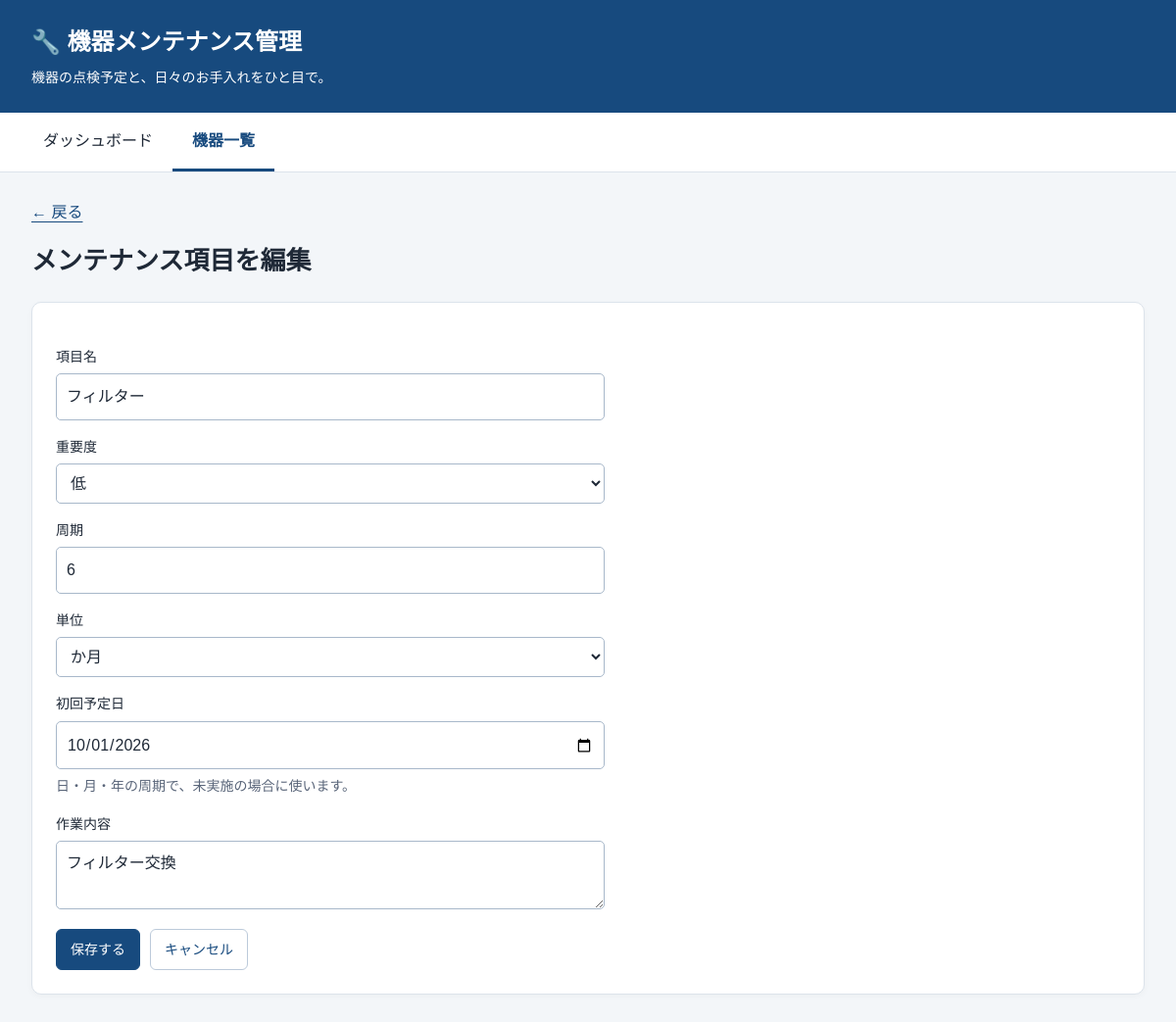
The page /devices/1/maintenance-plans/1/edit on the database its author committed.
### tables this page shows
CREATE TABLE maintenance_plans (
                id INTEGER PRIMARY KEY AUTOINCREMENT,
                device_id INTEGER NOT NULL,
                name TEXT NOT NULL,
                description TEXT,
                interval_value INTEGER,
                interval_unit TEXT,
                priority TEXT,
                first_due_date TEXT NOT NULL DEFAULT '',
                FOREIGN KEY (device_id) REFERENCES devices(id)
            );

### main.py (the view)
@app.get("/devices/{device_id}/maintenance-plans/{plan_id}/edit")
def plan_edit(request: Request, device_id: int, plan_id: int):
    with database() as connection:
        plan = connection.execute(
            "SELECT * FROM maintenance_plans WHERE id = ? AND device_id = ?", (plan_id, device_id)).fetchone()
    if plan is None:
        raise HTTPException(status_code=404, detail="メンテナンス項目が見つかりません")
    return render_edit_form(request, "plan", plan, f"/devices/{device_id}#plan-{plan_id}")

### templates/edit.html (shortened to what this page needs)
{% extends 'base.html' %}
{% from '_fields.html' import device_fields, plan_fields, record_fields, form_actions %}
{% block content %}
<a class="back-link" href="{{ back }}">← 戻る</a>
<div class="page-heading"><h1>{{ heading }}</h1></div>
<section class="panel">
<form method="post" action="{{ form_action }}">
    {% if kind == 'device' %}{{ device_fields(values) }}{% elif kind == 'plan' %}{{ plan_fields(values) }}{% else %}{{ record_fields(values) }}{% endif %}
    {{ form_actions('保存する', back) }}
</form>
</section>
{% endblock %}

### templates/_fields.html (shortened to what this page needs)
{% macro plan_fields(plan={}) %}
<div class="form-grid">
    <label>項目名<input name="name" value="{{ plan.name or '' }}" required></label>
    <label>重要度<select name="priority">{% for value in ['低', '中', '高'] %}<option {% if value == priorities.get(plan.priority, '中') %}selected{% endif %}>{{ value }}</option>{% endfor %}</select></label>
    <label>周期<input name="interval_value" type="number" min="1" step="1" value="{{ plan.interval_value or 1 }}" required></label>
    <label>単位<select name="interval_unit">{% for key, label in units.items() %}<option value="{{ key }}" {% if key == (plan.interval_unit or 'month') %}selected{% endif %}>{{ label }}</option>{% endfor %}</select></label>
    <label>初回予定日<input type="date" name="first_due_date" value="{{ plan.first_due_date or '' }}"><small class="muted">日・月・年の周期で、未実施の場合に使います。</small></label>
    <label class="full-width">作業内容<textarea name="description" aria-label="作業内容" rows="2">{{ plan.description or '' }}</textarea></label>
</div>
{% endmacro %}
{% macro form_actions(label='変更を保存', back='') %}
<div class="actions">
    <button class="button primary" type="submit">{{ label }}</button>
    {% if back %}<a class="button" href="{{ back }}">キャンセル</a>{% endif %}
</div>
{% endmacro %}

### static/style.css (style rules this page uses)
* { box-sizing: border-box; }
body { margin: 0; font-family: "Yu Gothic", "Meiryo", sans-serif; background: #f3f6f9; color: #1f2937; line-height: 1.6; }
a { color: inherit; }
.page-heading { display: flex; align-items: center; flex-wrap: wrap; gap: 12px; }
.card, .panel { background: white; border: 1px solid #dce3eb; border-radius: 10px; box-shadow: 0 2px 6px rgba(0, 0, 0, 0.03); }
.panel { padding: 24px; margin-bottom: 24px; scroll-margin-top: 16px; }
.page-heading { margin: 12px 0 20px; }
.page-heading h1 { font-size: 26px; margin: 0; overflow-wrap: anywhere; }
.back-link { display: inline-block; color: #174a7e; margin-bottom: 4px; text-underline-offset: 4px; }
.muted { color: #596579; font-size: 14px; }
.button { display: inline-flex; align-items: center; justify-content: center; min-height: 42px; line-height: 1.5; font: inherit; font-size: 14px; padding: 9px 14px; border: 1px solid #bccada; border-radius: 6px; background: white; color: #174a7e; text-decoration: none; cursor: pointer; }
.button.primary { background: #174a7e; color: white; border-color: #174a7e; }
.actions { display: flex; flex-wrap: wrap; gap: 10px; margin-top: 20px; }
.form-grid { display: grid; grid-template-columns: minmax(0, 1fr); gap: 16px; max-width: 560px; margin: 20px 0; }
.form-grid label { display: flex; flex-direction: column; gap: 6px; font-size: 14px; min-width: 0; }
.form-grid input, .form-grid select, .form-grid textarea { width: 100%; min-width: 0; font: inherit; font-size: 16px; border: 1px solid #a8b8ca; border-radius: 5px; padding: 10px; color: #1f2937; background: white; }
.form-grid textarea { resize: vertical; line-height: 1.5; }
.full-width { grid-column: 1 / -1; }

### rows shown on the page
maintenance_plans: name "フィルター", priority "低", interval_value "6", interval_unit "か月", first_due_date "10/01/2026", description "フィルター交換"

### other values the page prints
{{ heading }} "メンテナンス項目を編集"
{{ label }} "保存する"
